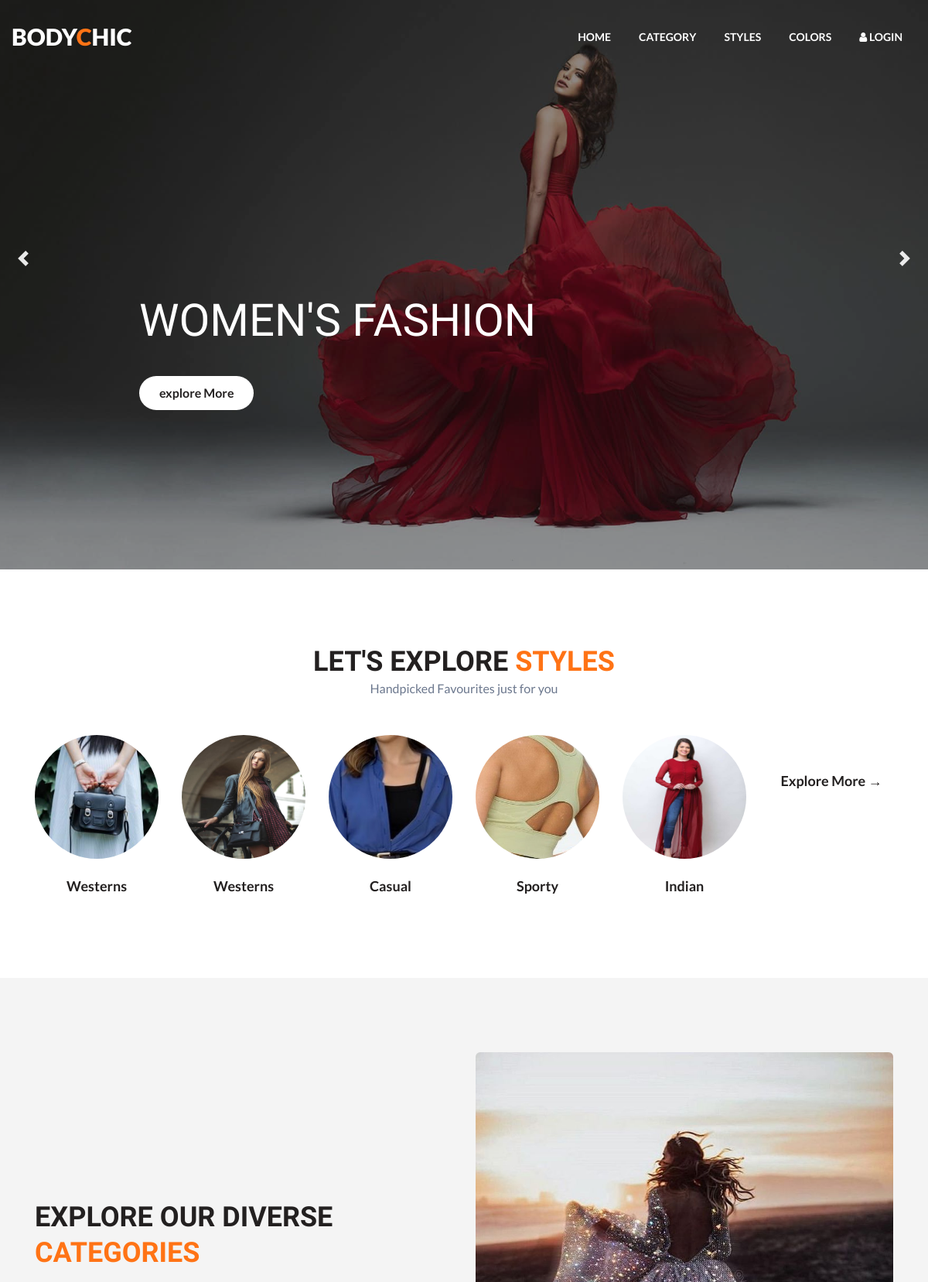
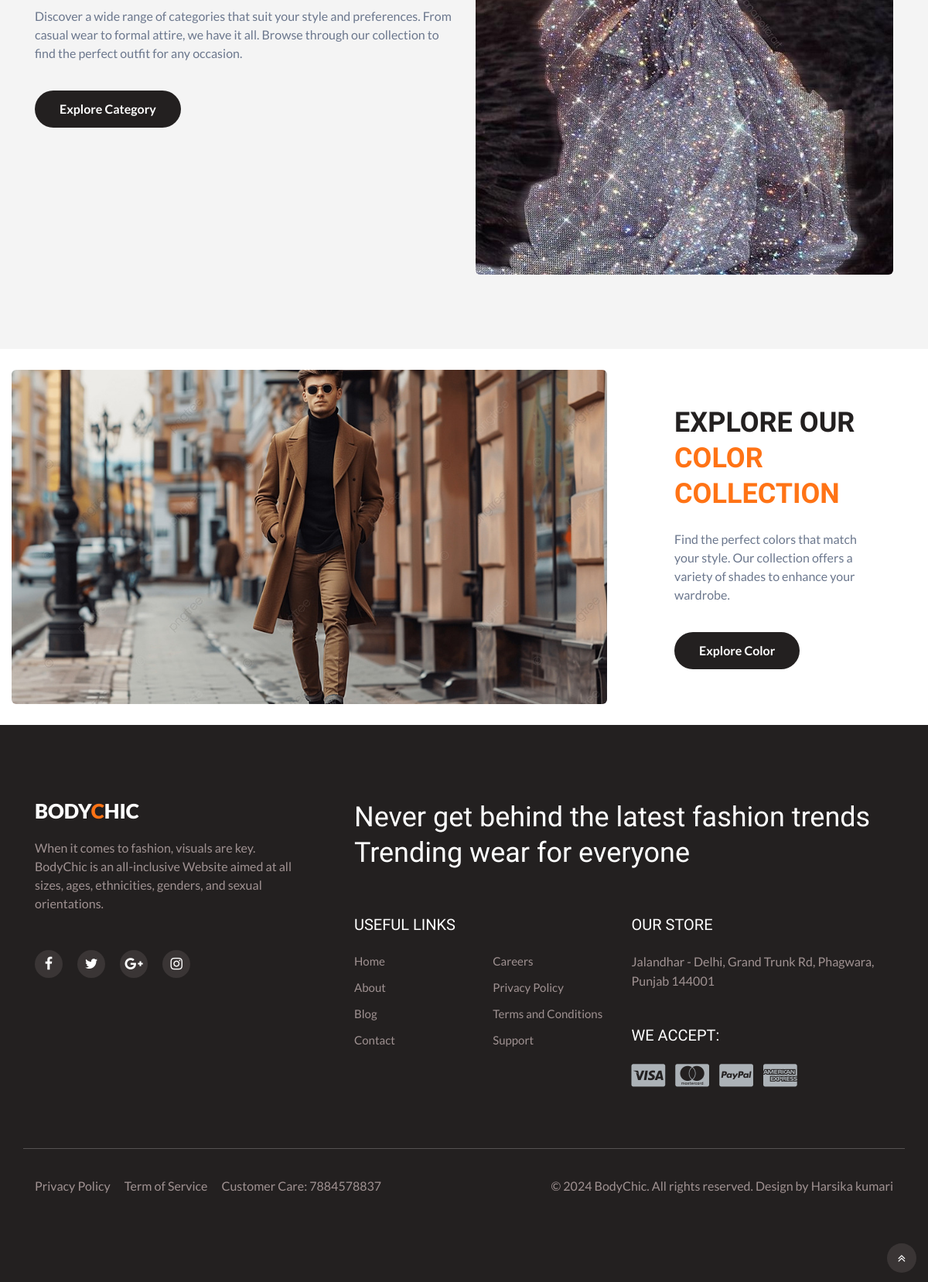
The page / on the database its author committed (2 pictures, top to bottom).
### tables this page shows
CREATE TABLE `styles` (
  `id` int(10) NOT NULL,
  `name` varchar(50) NOT NULL,
  `image` varchar(50) NOT NULL,
  `bodytype` varchar(20) NOT NULL,
  `gender` varchar(20) NOT NULL,
  `category` varchar(20) NOT NULL,
  `details` varchar(50) NOT NULL,
  `status` varchar(12) NOT NULL DEFAULT 'Active',
  `created_at` timestamp NOT NULL DEFAULT current_timestamp()
);

### index.php (the view, shortened to what this page needs)
<!doctype html>
<html lang="zxx">
<head>
	<link rel="stylesheet" href="assets/css/style-starter.css">
</head>
<body>
	<section class="w3l-banner-slider-main">
		<div class="top-header-content">
			<header class="tophny-header">
				<div class="container-fluid">
					<div class="top-right-strip row">
							<?php
							include("login.php");
							?>
					</div>
				</div>
				<nav class="navbar navbar-expand-lg navbar-light">
					<div class="container-fluid serarc-fluid">
						<a class="navbar-brand" href="index.php">
							Body<span class="lohny">C</span>hic
						</a>
						<div class="collapse navbar-collapse" id="navbarSupportedContent">
							<ul class="navbar-nav ml-auto">
								<li class="nav-item">
									<a class="nav-link" href="index.php">Home</a>
								</li>
								<li class="nav-item">
									<a class="nav-link" href="category.php">Category</a>
								</li>
								<li class="nav-item">
									<a class="nav-link" href="styles.php">Styles</a>
								</li>
								<li class="nav-item">
									<a class="nav-link" href="color.php">Colors</a>
								</li>
								<li class="nav-item">
									<span class=" navbar-expand-lg navbar-light button-log usernhy">
										<?php if (isset($_SESSION['email'])) { ?>
											<a class="nav-link btn-open2" href="logout.php">
												<span class="fa fa-user" aria-hidden="true"></span> Logout
											</a>
										<?php } else { ?>
											<a class="nav-link btn-open2" href="#">
												<span class="fa fa-user" aria-hidden="true"></span> Login
											</a>
										<?php } ?>
									</span>
								</li>
							</ul>
						</div>
					</div>
				</nav>
			</header>
			<div class="content-baner-inf">
				<div id="carouselExampleIndicators" class="carousel slide" data-ride="carousel">
					<div class="carousel-inner">
						<div class="carousel-item active">
							<div class="container">
								<div class="carousel-caption">
									<h3>Women's
										Fashion
										<br>
									</h3>
									<a href="#" class="shop-button btn">
										explore More
									</a>
								</div>
							</div>
						</div>
					</div>
					<a class="carousel-control-prev" href="#carouselExampleIndicators" role="button" data-slide="prev">
						<span class="carousel-control-prev-icon" aria-hidden="true"></span>
					</a>
					<a class="carousel-control-next" href="#carouselExampleIndicators" role="button" data-slide="next">
						<span class="carousel-control-next-icon" aria-hidden="true"></span>
					</a>
				</div>
			</div>
		</div>
	</section>
	<section class="w3l-grids-hny-2">
		<div class="grids-hny-2-mian py-5">
			<div class="container py-lg-5">
				<h3 class="hny-title mb-0 text-center">Let's Explore <span>Styles</span></h3>
				<p class="mb-4 text-center">Handpicked Favourites just for you</p>
				<div class="welcome-grids row mt-5">
					<?php
					include("config.php");
					$query = "SELECT * from `styles` limit 5";
					$result = mysqli_query($connect, $query);
					while ($data = mysqli_fetch_assoc($result)) {
					?>
						<div class="col-lg-2 col-md-4 col-6 welcome-image">
							<div class="boxhny13">
								<a href="#URL">
									<img src="style_images/<?php echo $data['image'] ?>" class="img-fluid" style="height:160px;width:160px;" />
								</a>
							</div>
							<h4><a><?php echo $data['name'] ?></a></h4>
						</div>
					<?php
					}
					?>
					<div class="col-lg-2 col-md-4 col-6 welcome-image">
						<div class="boxhny13">
						</div>
						<h4><a href="styles.php">Explore More &rarr;</a></h4>
					</div>
				</div>
			</div>
		</div>
	</section>
	<section class="w3l-content-w-photo-6">
		<div class="content-photo-6-mian py-5">
			<div class="container py-lg-5">
				<div class="align-photo-6-inf-cols row">
					<div class="photo-6-inf-right col-lg-6">
						<h3 class="hny-title text-left">Explore Our Diverse <span>Categories</span></h3>
						<p>Discover a wide range of categories that suit your style and preferences. From casual wear to formal attire, we have it all. Browse through our collection to find the perfect outfit for any occasion.</p>
						<a href="category.php" class="read-more btn">
							Explore Category
						</a>
					</div>
					<div class="photo-6-inf-left col-lg-6">
						<img src="assets/images/categoryDress.jpg" class="img-fluid" alt="Categories">
					</div>
				</div>
			</div>
		</div>
	</section>
	<section>
		<div class="video-66-info">
			<div class="container-fluid">
				<div class="video-grids-info row">
					<div class="col-lg-8">
						<div class="text-center">
							<img src="assets/images/exploreColor.jpg" class="img-fluid" alt="Color Collection">
						</div>
					</div>
					<div class="video-gd-left col-lg-4 p-lg-5 p-4">
						<div class="p-xl-4 p-0 video-wrap">
							<h3 class="hny-title text-left">Explore Our <span>Color Collection</span></h3>
							<p>Find the perfect colors that match your style. Our collection offers a variety of shades to enhance your wardrobe.</p>
							<a href="color.php" class="read-more btn">
								Explore Color
							</a>
						</div>
					</div>
				</div>
			</div>
		</div>
	</section>
	<?php
	include("footer.php");
	?>

### login.php (shortened to what this page needs)
<!DOCTYPE html>
<html lang="en">
<head>
    <link rel="stylesheet" href="https://stackpath.bootstrapcdn.com/bootstrap/4.4.1/css/bootstrap.min.css">
</head>
<body>
</body>
</html>

### footer.php (shortened to what this page needs)
<section class="w3l-footer-22">
    <div class="footer-hny py-5">
        <div class="container py-lg-5">
            <div class="text-txt row">
                <div class="left-side col-lg-4">
                    <h3><a class="logo-footer" href="index.php">
                            Body<span class="lohny">C</span>hic</a></h3>
                    <p>When it comes to fashion, visuals are key. BodyChic is an all-inclusive Website aimed at all sizes, ages, ethnicities, genders, and sexual orientations.</p>
                    <ul class="social-footerhny mt-lg-5 mt-4">
                        <li><a class="facebook" href="#"><span class="fa fa-facebook" aria-hidden="true"></span></a>
                        </li>
                        <li><a class="twitter" href="#"><span class="fa fa-twitter" aria-hidden="true"></span></a>
                        </li>
                        <li><a class="google" href="#"><span class="fa fa-google-plus" aria-hidden="true"></span></a>
                        </li>
                        <li><a class="instagram" href="#"><span class="fa fa-instagram" aria-hidden="true"></span></a>
                        </li>
                    </ul>
                </div>
                <div class="right-side col-lg-8 pl-lg-5">
                    <h4>Never get behind the latest fashion trends
                        Trending wear for everyone</h4>
                    <div class="sub-columns">
                        <div class="sub-one-left">
                            <h6>Useful Links</h6>
                            <div class="footer-hny-ul">
                                <ul>
                                    <li><a href="index.php">Home</a></li>
                                    <li><a href="about.php">About</a></li>
                                    <li><a href="#">Blog</a></li>
                                    <li><a href="contact.php">Contact</a></li>
                                </ul>
                                <ul>
                                    <li><a href="#">Careers</a></li>
                                    <li><a href="#">Privacy Policy</a></li>
                                    <li><a href="#">Terms and Conditions</a></li>
                                    <li><a href="contact.php">Support</a></li>
                                </ul>
                            </div>
                        </div>
                        <div class="sub-two-right">
                            <h6>Our Store</h6>
                            <p class="mb-5">Jalandhar - Delhi, Grand Trunk Rd, Phagwara, Punjab 144001</p>
                            <h6>We accept:</h6>
                            <ul>
                                <li><a class="pay-method" href="#"><span class="fa fa-cc-visa" aria-hidden="true"></span></a>
                                </li>
                                <li><a class="pay-method" href="#"><span class="fa fa-cc-mastercard" aria-hidden="true"></span></a>
                                </li>
                                <li><a class="pay-method" href="#"><span class="fa fa-cc-paypal" aria-hidden="true"></span></a>
                                </li>
                                <li><a class="pay-method" href="#"><span class="fa fa-cc-amex" aria-hidden="true"></span></a>
                                </li>
                            </ul>
                        </div>
                    </div>
                </div>
            </div>
            <div class="below-section row">
                <div class="columns col-lg-6">
                    <ul class="jst-link">
                        <li><a href="#">Privacy Policy </a> </li>
                        <li><a href="#">Term of Service</a></li>
                        <li><a>Customer Care: 7884578837</a> </li>
                    </ul>
                </div>
                <div class="columns col-lg-6 text-lg-right">
                    <p>© 2024 BodyChic. All rights reserved. Design by <a href="https://www.linkedin.com/in/harsika-kumari/">
                            Harsika kumari</a>
                    </p>
                </div>
                <button onclick="topFunction()" id="movetop" title="Go to top">
                    <span class="fa fa-angle-double-up"></span>
                </button>
            </div>
        </div>
    </div>
</section>
</body>
</html>

### rows shown on the page
styles: image (picture), name "Westerns"
styles: image (picture), name "Westerns"
styles: image (picture), name "Casual"
styles: image (picture), name "Sporty"
styles: image (picture), name "Indian"
